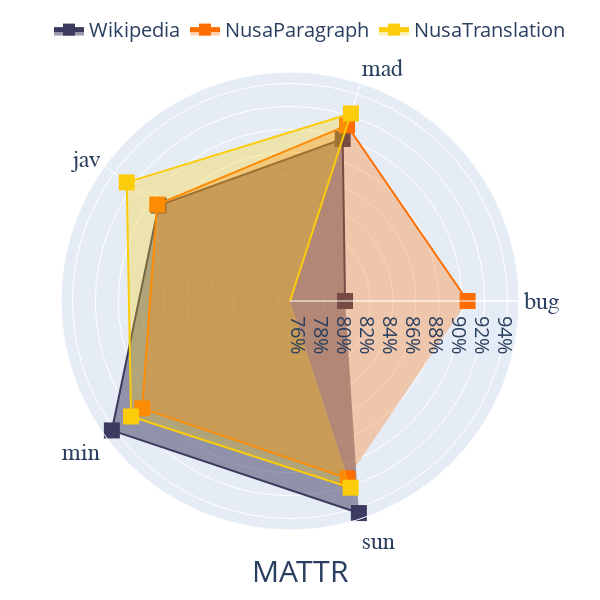

Notebook code cell kept with this figure:
### Code cell
import plotly.graph_objects as go

categories = lex_div_df["lang"].unique()

fig = go.Figure()

fig.add_trace(go.Scatterpolar(
    r=lex_div_df[lex_div_df["dset"] == "Wikipedia"]["mattr"],
    theta=categories,
    fill='toself',
    fillcolor="rgba(60, 59, 95, 0.5)",
    line_color="#3c3b5f",
    name='Wikipedia'
))
fig.add_trace(go.Scatterpolar(
    r=lex_div_df[lex_div_df["dset"] == "NusaParagraph"]["mattr"],
    theta=categories,
    fill='toself',
    fillcolor="rgba(254, 111, 2, 0.3)",
    line_color="#fe6e02",
    name='NusaParagraph'
))
fig.add_trace(go.Scatterpolar(
    r=lex_div_df[lex_div_df["dset"] == "NusaTranslation"]["mattr"],
    theta=categories,
    fill='toself',
    fillcolor="rgba(251, 204, 10, 0.3)",
    line_color="#fbcc0a",
    name='NusaTranslation'
))

fig.update_traces(mode = "lines+markers",
    marker = dict(
        size = 16, symbol="square"
    ))

fig.update_layout(
  polar=dict(
      radialaxis_tickfont_size = 20,
    radialaxis=dict(
      visible=True,
      range=[0.75, 0.95],
       tickformat = '.0%'
    ), angularaxis = dict(
        tickfont_size=24, tickfont_family="Arial Black"
        # rotation=90, # start position of angular axis
        # direction="counterclockwise"
      )),
    legend=dict(
        font=dict(size=20),
        orientation="h",
        yanchor="bottom",
        y=1.05,
        xanchor="right",
        x=1,
        title="",
        itemsizing="constant",
    ),
    margin=dict(l=10, r=30, t=70, b=70),
    height=600, width=600, title_text="MATTR", title_font_size=30,
    title_xanchor='center', title_yanchor="bottom", title_x=0.5, title_y=0.03
)

### Figure 1 — Plotly figure (JSON) as saved in the notebook; plotly's stock layout.template omitted (floating-point values rounded to 4 significant figures)
{"data": [{"fill": "toself", "fillcolor": "rgba(60, 59, 95, 0.5)", "line": {"color": "#3c3b5f"}, "marker": {"size": 16, "symbol": "square"}, "mode": "lines+markers", "name": "Wikipedia", "r": [0.7981, 0.8988, 0.8918, 0.9423, 0.9447], "theta": ["bug", "mad", "jav", "min", "sun"], "type": "scatterpolar"}, {"fill": "toself", "fillcolor": "rgba(254, 111, 2, 0.3)", "line": {"color": "#fe6e02"}, "marker": {"size": 16, "symbol": "square"}, "mode": "lines+markers", "name": "NusaParagraph", "r": [0.9051, 0.9112, 0.8934, 0.9096, 0.9129], "theta": ["bug", "mad", "jav", "min", "sun"], "type": "scatterpolar"}, {"fill": "toself", "fillcolor": "rgba(251, 204, 10, 0.3)", "line": {"color": "#fbcc0a"}, "marker": {"size": 16, "symbol": "square"}, "mode": "lines+markers", "name": "NusaTranslation", "r": [0, 0.9222, 0.9263, 0.9216, 0.9214], "theta": ["bug", "mad", "jav", "min", "sun"], "type": "scatterpolar"}], "layout": {"height": 600, "legend": {"font": {"size": 20}, "itemsizing": "constant", "orientation": "h", "title": {"text": ""}, "x": 1, "xanchor": "right", "y": 1.05, "yanchor": "bottom"}, "margin": {"b": 70, "l": 10, "r": 30, "t": 70}, "polar": {"angularaxis": {"tickfont": {"family": "Arial Black", "size": 24}, "type": "category"}, "radialaxis": {"autorange": false, "range": [0.75, 0.95], "tickfont": {"size": 20}, "tickformat": ".0%", "type": "linear", "visible": true}}, "title": {"font": {"size": 30}, "text": "MATTR", "x": 0.5, "xanchor": "center", "y": 0.03, "yanchor": "bottom"}, "width": 600}}
